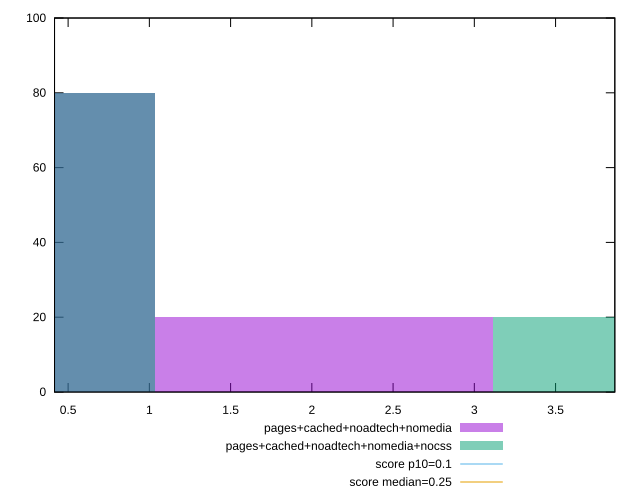

Reproduce this figure in gnuplot.
reset

$pagesCachedNoadtechNomedia <<EOF
2.075255003324633 20
0 80
EOF

$pagesCachedNoadtechNomediaNocss <<EOF
0 80
4.150510006649266 20
EOF

set key outside below
set boxwidth 2.075255003324633
set xrange [0.4164168294270833:3.864670138888889]
set yrange [0:100]
set trange [0:100]
set style fill transparent solid 0.5 noborder

set parametric
set terminal svg size 640, 500 enhanced background rgb 'white'
set output "report_00026_2021-02-22T21:38:55.199Z/cumulative-layout-shift/comparison/histogram/3_vs_4.svg"

plot $pagesCachedNoadtechNomedia title "pages+cached+noadtech+nomedia" with boxes, \
     $pagesCachedNoadtechNomediaNocss title "pages+cached+noadtech+nomedia+nocss" with boxes, \
     0.1,t title "score p10=0.1", \
     0.25,t title "score median=0.25"

reset
